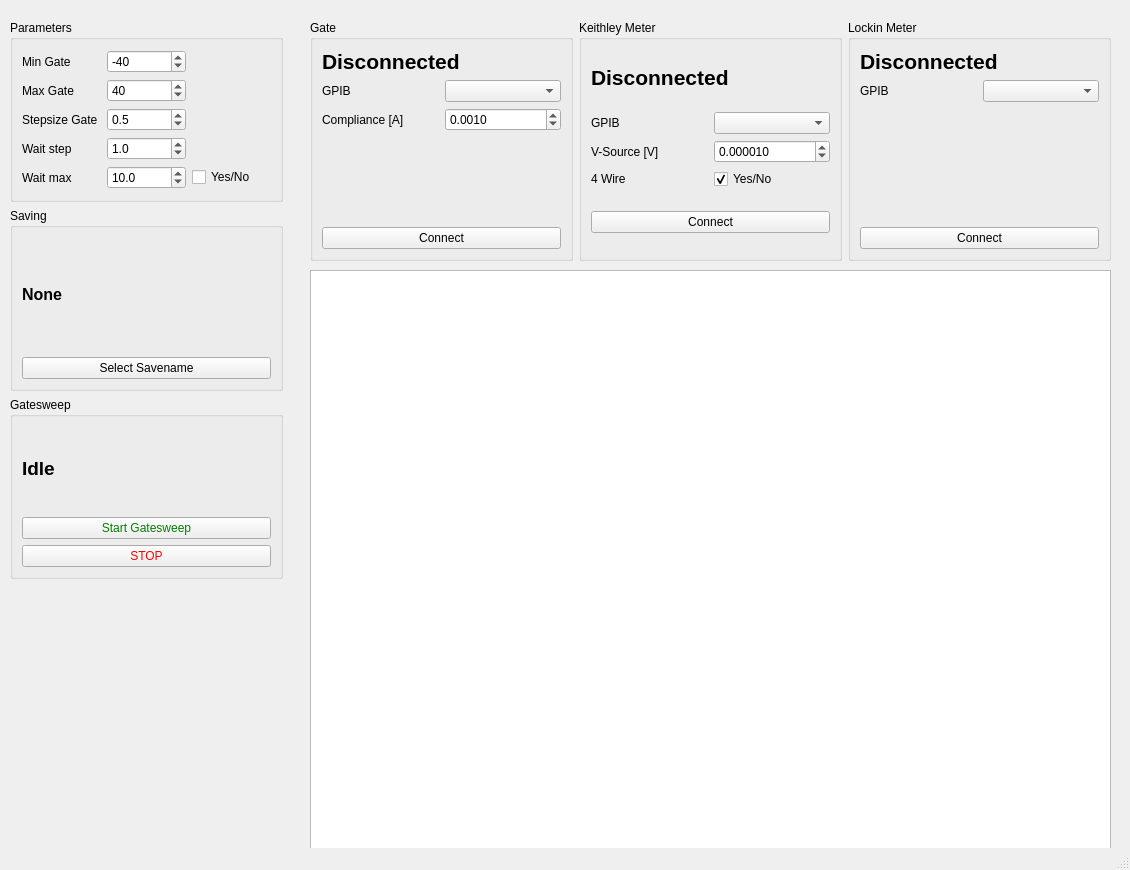
<?xml version="1.0" encoding="UTF-8"?>
<ui version="4.0">
 <class>MainWindow</class>
 <widget class="QMainWindow" name="MainWindow">
  <property name="geometry">
   <rect>
    <x>0</x>
    <y>0</y>
    <width>1130</width>
    <height>870</height>
   </rect>
  </property>
  <property name="windowTitle">
   <string>MainWindow</string>
  </property>
  <widget class="QWidget" name="centralwidget">
   <widget class="QWidget" name="verticalLayoutWidget">
    <property name="geometry">
     <rect>
      <x>10</x>
      <y>20</y>
      <width>273</width>
      <height>579</height>
     </rect>
    </property>
    <layout class="QVBoxLayout" name="verticalLayout">
     <property name="bottomMargin">
      <number>20</number>
     </property>
     <item>
      <widget class="QGroupBox" name="groupBox">
       <property name="title">
        <string>Parameters</string>
       </property>
       <layout class="QGridLayout" name="gridLayout_2">
        <item row="0" column="0">
         <layout class="QGridLayout" name="gridLayout" rowstretch="0,0,0,0,0,0" rowminimumheight="0,0,0,0,0,0">
          <item row="1" column="0">
           <widget class="QLabel" name="label_2">
            <property name="text">
             <string>Max Gate</string>
            </property>
           </widget>
          </item>
          <item row="3" column="0">
           <widget class="QLabel" name="label_4">
            <property name="text">
             <string>Wait step</string>
            </property>
           </widget>
          </item>
          <item row="0" column="1">
           <widget class="QDoubleSpinBox" name="MinGateBox">
            <property name="decimals">
             <number>0</number>
            </property>
            <property name="minimum">
             <double>-100.000000000000000</double>
            </property>
            <property name="maximum">
             <double>0.000000000000000</double>
            </property>
            <property name="value">
             <double>-40.000000000000000</double>
            </property>
           </widget>
          </item>
          <item row="3" column="1">
           <widget class="QDoubleSpinBox" name="WaittimeBox">
            <property name="decimals">
             <number>1</number>
            </property>
            <property name="maximum">
             <double>20.000000000000000</double>
            </property>
            <property name="singleStep">
             <double>0.500000000000000</double>
            </property>
            <property name="value">
             <double>1.000000000000000</double>
            </property>
           </widget>
          </item>
          <item row="1" column="1">
           <widget class="QDoubleSpinBox" name="MaxGateBox">
            <property name="decimals">
             <number>0</number>
            </property>
            <property name="minimum">
             <double>0.000000000000000</double>
            </property>
            <property name="maximum">
             <double>100.000000000000000</double>
            </property>
            <property name="value">
             <double>40.000000000000000</double>
            </property>
           </widget>
          </item>
          <item row="2" column="1">
           <widget class="QDoubleSpinBox" name="StepsizeBox">
            <property name="decimals">
             <number>1</number>
            </property>
            <property name="maximum">
             <double>5.000000000000000</double>
            </property>
            <property name="singleStep">
             <double>0.500000000000000</double>
            </property>
            <property name="value">
             <double>0.500000000000000</double>
            </property>
           </widget>
          </item>
          <item row="2" column="0">
           <widget class="QLabel" name="label_3">
            <property name="text">
             <string>Stepsize Gate</string>
            </property>
           </widget>
          </item>
          <item row="0" column="0">
           <widget class="QLabel" name="label">
            <property name="text">
             <string>Min Gate</string>
            </property>
           </widget>
          </item>
          <item row="4" column="0">
           <widget class="QLabel" name="label_5">
            <property name="text">
             <string>Wait max</string>
            </property>
           </widget>
          </item>
          <item row="4" column="1">
           <widget class="QDoubleSpinBox" name="WaitmaxBox">
            <property name="decimals">
             <number>1</number>
            </property>
            <property name="maximum">
             <double>60.000000000000000</double>
            </property>
            <property name="singleStep">
             <double>1.000000000000000</double>
            </property>
            <property name="value">
             <double>10.000000000000000</double>
            </property>
           </widget>
          </item>
          <item row="4" column="2">
           <widget class="QCheckBox" name="MaxCheckbox">
            <property name="text">
             <string>Yes/No</string>
            </property>
           </widget>
          </item>
         </layout>
        </item>
       </layout>
      </widget>
     </item>
     <item>
      <widget class="QGroupBox" name="groupBox_2">
       <property name="title">
        <string>Saving</string>
       </property>
       <layout class="QVBoxLayout" name="verticalLayout_3">
        <item>
         <widget class="QLabel" name="SavenameLabel">
          <property name="font">
           <font>
            <pointsize>12</pointsize>
            <weight>75</weight>
            <bold>true</bold>
           </font>
          </property>
          <property name="styleSheet">
           <string notr="true"/>
          </property>
          <property name="text">
           <string>None</string>
          </property>
          <property name="wordWrap">
           <bool>true</bool>
          </property>
         </widget>
        </item>
        <item>
         <widget class="QPushButton" name="SavenameButton">
          <property name="text">
           <string>Select Savename</string>
          </property>
         </widget>
        </item>
        <item>
         <layout class="QVBoxLayout" name="verticalLayout_2"/>
        </item>
       </layout>
      </widget>
     </item>
     <item>
      <widget class="QGroupBox" name="groupBox_3">
       <property name="title">
        <string>Gatesweep</string>
       </property>
       <layout class="QVBoxLayout" name="verticalLayout_4">
        <item>
         <widget class="QLabel" name="GatesweepLabel">
          <property name="font">
           <font>
            <pointsize>14</pointsize>
            <weight>75</weight>
            <bold>true</bold>
           </font>
          </property>
          <property name="text">
           <string>Idle</string>
          </property>
         </widget>
        </item>
        <item>
         <widget class="QPushButton" name="StartGSButton">
          <property name="autoFillBackground">
           <bool>false</bool>
          </property>
          <property name="styleSheet">
           <string notr="true">color : green</string>
          </property>
          <property name="text">
           <string>Start Gatesweep</string>
          </property>
         </widget>
        </item>
        <item>
         <widget class="QPushButton" name="StopGSButton">
          <property name="styleSheet">
           <string notr="true">color : red</string>
          </property>
          <property name="text">
           <string>STOP</string>
          </property>
         </widget>
        </item>
        <item>
         <layout class="QVBoxLayout" name="verticalLayout_5"/>
        </item>
       </layout>
      </widget>
     </item>
    </layout>
   </widget>
   <widget class="GraphicsLayoutWidget" name="GSView">
    <property name="geometry">
     <rect>
      <x>310</x>
      <y>270</y>
      <width>801</width>
      <height>581</height>
     </rect>
    </property>
   </widget>
   <widget class="QWidget" name="horizontalLayoutWidget">
    <property name="geometry">
     <rect>
      <x>310</x>
      <y>20</y>
      <width>801</width>
      <height>241</height>
     </rect>
    </property>
    <layout class="QHBoxLayout" name="horizontalLayout_2">
     <property name="rightMargin">
      <number>0</number>
     </property>
     <item>
      <widget class="QGroupBox" name="groupBox_6">
       <property name="title">
        <string>Gate</string>
       </property>
       <layout class="QGridLayout" name="gridLayout_3">
        <item row="5" column="0">
         <widget class="QPushButton" name="GateConnectButton">
          <property name="text">
           <string>Connect</string>
          </property>
         </widget>
        </item>
        <item row="0" column="0">
         <widget class="QLabel" name="GateLabel">
          <property name="sizePolicy">
           <sizepolicy hsizetype="Preferred" vsizetype="Fixed">
            <horstretch>0</horstretch>
            <verstretch>0</verstretch>
           </sizepolicy>
          </property>
          <property name="font">
           <font>
            <pointsize>16</pointsize>
            <weight>75</weight>
            <bold>true</bold>
           </font>
          </property>
          <property name="text">
           <string>Disconnected</string>
          </property>
         </widget>
        </item>
        <item row="4" column="0">
         <spacer name="verticalSpacer_2">
          <property name="orientation">
           <enum>Qt::Vertical</enum>
          </property>
          <property name="sizeHint" stdset="0">
           <size>
            <width>20</width>
            <height>40</height>
           </size>
          </property>
         </spacer>
        </item>
        <item row="2" column="0">
         <layout class="QGridLayout" name="gridLayout_4">
          <item row="1" column="1">
           <widget class="QComboBox" name="GatePortBox">
            <property name="currentText">
             <string/>
            </property>
            <property name="currentIndex">
             <number>-1</number>
            </property>
           </widget>
          </item>
          <item row="1" column="0">
           <widget class="QLabel" name="label_6">
            <property name="text">
             <string>GPIB</string>
            </property>
           </widget>
          </item>
          <item row="2" column="1">
           <widget class="QDoubleSpinBox" name="GateComplicaneBox">
            <property name="decimals">
             <number>4</number>
            </property>
            <property name="singleStep">
             <double>0.000100000000000</double>
            </property>
            <property name="value">
             <double>0.001000000000000</double>
            </property>
           </widget>
          </item>
          <item row="2" column="0">
           <widget class="QLabel" name="label_12">
            <property name="text">
             <string>Compliance [A]</string>
            </property>
           </widget>
          </item>
         </layout>
        </item>
       </layout>
      </widget>
     </item>
     <item>
      <widget class="QGroupBox" name="groupBox_4">
       <property name="title">
        <string>Keithley Meter</string>
       </property>
       <layout class="QGridLayout" name="gridLayout_6">
        <item row="0" column="0">
         <widget class="QLabel" name="KMeterLabel">
          <property name="sizePolicy">
           <sizepolicy hsizetype="Preferred" vsizetype="Fixed">
            <horstretch>0</horstretch>
            <verstretch>0</verstretch>
           </sizepolicy>
          </property>
          <property name="font">
           <font>
            <pointsize>16</pointsize>
            <weight>75</weight>
            <bold>true</bold>
           </font>
          </property>
          <property name="text">
           <string>Disconnected</string>
          </property>
         </widget>
        </item>
        <item row="2" column="0">
         <widget class="QPushButton" name="KMeterConnectButton">
          <property name="text">
           <string>Connect</string>
          </property>
         </widget>
        </item>
        <item row="1" column="0">
         <layout class="QGridLayout" name="gridLayout_5">
          <item row="0" column="0">
           <widget class="QLabel" name="label_8">
            <property name="text">
             <string>GPIB</string>
            </property>
           </widget>
          </item>
          <item row="0" column="1">
           <widget class="QComboBox" name="KMeterPortBox"/>
          </item>
          <item row="2" column="1">
           <widget class="QCheckBox" name="WireCheckBox">
            <property name="text">
             <string>Yes/No</string>
            </property>
            <property name="checked">
             <bool>true</bool>
            </property>
           </widget>
          </item>
          <item row="1" column="1">
           <widget class="QDoubleSpinBox" name="VSourceBox">
            <property name="decimals">
             <number>6</number>
            </property>
            <property name="singleStep">
             <double>0.000001000000000</double>
            </property>
            <property name="value">
             <double>0.000010000000000</double>
            </property>
           </widget>
          </item>
          <item row="2" column="0">
           <widget class="QLabel" name="label_10">
            <property name="text">
             <string>4 Wire</string>
            </property>
           </widget>
          </item>
          <item row="1" column="0">
           <widget class="QLabel" name="label_11">
            <property name="text">
             <string>V-Source [V]</string>
            </property>
           </widget>
          </item>
         </layout>
        </item>
       </layout>
      </widget>
     </item>
     <item>
      <widget class="QGroupBox" name="groupBox_5">
       <property name="title">
        <string>Lockin Meter</string>
       </property>
       <layout class="QVBoxLayout" name="verticalLayout_11">
        <item>
         <widget class="QLabel" name="LMeterLabel">
          <property name="sizePolicy">
           <sizepolicy hsizetype="Preferred" vsizetype="Fixed">
            <horstretch>0</horstretch>
            <verstretch>0</verstretch>
           </sizepolicy>
          </property>
          <property name="font">
           <font>
            <pointsize>16</pointsize>
            <weight>75</weight>
            <bold>true</bold>
           </font>
          </property>
          <property name="text">
           <string>Disconnected</string>
          </property>
         </widget>
        </item>
        <item>
         <layout class="QGridLayout" name="gridLayout_7">
          <item row="0" column="0">
           <widget class="QLabel" name="label_9">
            <property name="text">
             <string>GPIB</string>
            </property>
           </widget>
          </item>
          <item row="0" column="2">
           <widget class="QComboBox" name="LMeterPortBox"/>
          </item>
         </layout>
        </item>
        <item>
         <spacer name="verticalSpacer">
          <property name="orientation">
           <enum>Qt::Vertical</enum>
          </property>
          <property name="sizeHint" stdset="0">
           <size>
            <width>20</width>
            <height>40</height>
           </size>
          </property>
         </spacer>
        </item>
        <item>
         <widget class="QPushButton" name="LMeterConnectButton">
          <property name="text">
           <string>Connect</string>
          </property>
         </widget>
        </item>
       </layout>
      </widget>
     </item>
    </layout>
   </widget>
  </widget>
  <widget class="QMenuBar" name="menubar">
   <property name="geometry">
    <rect>
     <x>0</x>
     <y>0</y>
     <width>1130</width>
     <height>30</height>
    </rect>
   </property>
  </widget>
  <widget class="QStatusBar" name="statusbar"/>
 </widget>
 <customwidgets>
  <customwidget>
   <class>GraphicsLayoutWidget</class>
   <extends>QGraphicsView</extends>
   <header>pyqtgraph</header>
  </customwidget>
 </customwidgets>
 <tabstops>
  <tabstop>MinGateBox</tabstop>
  <tabstop>MaxGateBox</tabstop>
  <tabstop>StepsizeBox</tabstop>
  <tabstop>WaittimeBox</tabstop>
  <tabstop>WaitmaxBox</tabstop>
  <tabstop>MaxCheckbox</tabstop>
  <tabstop>SavenameButton</tabstop>
  <tabstop>StartGSButton</tabstop>
  <tabstop>StopGSButton</tabstop>
  <tabstop>GatePortBox</tabstop>
  <tabstop>GateConnectButton</tabstop>
  <tabstop>KMeterPortBox</tabstop>
  <tabstop>KMeterConnectButton</tabstop>
  <tabstop>LMeterPortBox</tabstop>
  <tabstop>LMeterConnectButton</tabstop>
  <tabstop>GSView</tabstop>
 </tabstops>
 <resources/>
 <connections/>
</ui>
